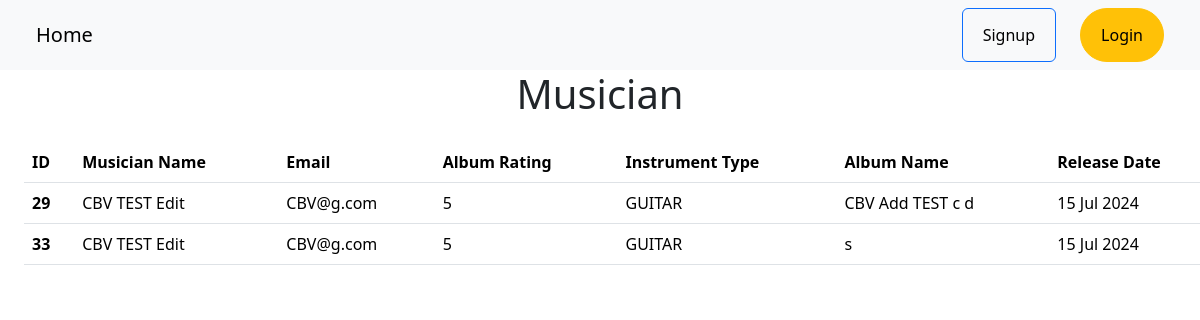
The page / on the database its author committed.
### musician/models.py (models this page shows, shortened)
class MusicianModel(models.Model):
    first_name = models.CharField(max_length=50)
    last_name = models.CharField(max_length=50)
    email = models.EmailField(unique=True)
    phone_number = models.CharField(max_length=15)
    instrument_type = models.CharField(
        max_length=20, choices=INSTRUMENT_CHOICES, default="OTHER"
    )

### album/models.py (models this page shows, shortened)
class AlbumModel(models.Model):
    album_name = models.CharField(max_length=100)
    musician = models.ForeignKey(MusicianModel, on_delete=models.CASCADE)
    release_date = models.DateField(auto_now=True)
    rating = models.IntegerField(
        validators=[MinValueValidator(1), MaxValueValidator(5)]
    )

### musicians_directory/views.py (the view)
# urls.py: path("", views.home, name="home"),
def home(request):
    albums = AlbumModel.objects.all()
    data = []
    for album in albums:
        musician = album.musician
        data.append(
            {
                "id": album.id,
                "musician_name": f"{musician.first_name} {musician.last_name}",
                "email": musician.email,
                "album_rating": album.rating,
                "instrument_type": musician.instrument_type,
                "album_name": album.album_name,
                "release_date": album.release_date,
                "musicain_id": musician.id,
            }
        )
    return render(request, "home.html", {"data": data})

### templates/home.html (shortened to what this page needs)
{% extends 'base.html' %} {% block content %}
  <h1 class="text-center">Musician</h1>
  {% if data %}
    <table class="table m-4 p-4">
      <thead>
        <tr>
          <th scope="col">ID</th>
          <th scope="col">Musician Name</th>
          <th scope="col">Email</th>
          <th scope="col">Album Rating</th>
          <th scope="col">Instrument Type</th>
          <th scope="col">Album Name</th>
          <th scope="col">Release Date</th>
        </tr>
      </thead>
      <tbody>
        {% for item in data %}
          <tr>
            <th scope="row">{{ item.id }}</th>
            <td>
              <a class="text-decoration-none text-black" href="{% url 'edit_musician' item.musicain_id %}">{{ item.musician_name }}</a>
            </td>
            <td>{{ item.email }}</td>
            <td>{{ item.album_rating }}</td>
            <td>{{ item.instrument_type }}</td>
            <td>{{ item.album_name }}</td>
            <td>{{ item.release_date|date:'d M Y ' }}</td>
          </tr>
        {% endfor %}
      </tbody>
    </table>
  {% else %}
    <h1 class="text-danger text-center">No Data</h1>
  {% endif %}
{% endblock %}

### templates/base.html (shortened to what this page needs)
<!DOCTYPE html>
<html lang="en">
  <head>
    <link href="https://cdn.jsdelivr.net/npm/bootstrap@5.3.3/dist/css/bootstrap.min.css" rel="stylesheet" />
  </head>
  <body>
    <nav class="navbar navbar-expand-lg bg-body-tertiary px-4">
      <div class="container-fluid">
        <a class="navbar-brand" href="{% url 'home' %}">Home</a>
        <div class="collapse navbar-collapse" id="navbarSupportedContent">
          <div class="d-flex">
            <ul class="navbar-nav me-auto mb-2 mb-lg-0 gap-4">
              {% if user.is_authenticated %}
                <li class="nav-item btn btn-outline-primary rounded-pill">
                  <a class="nav-link active" href="{% url 'add_album' %}" aria-current="page">Add Album</a>
                </li>
                <li class="nav-item btn btn-outline-warning rounded-pill">
                  <a class="nav-link active" href="{% url 'add_musician' %}" aria-current="page">Add Musician</a>
                </li>
                <li class="nav-item btn btn-danger rounded-pill">
                  <a class="nav-link active" href="{% url 'logout' %}">Logout</a>
                </li>
              {% else %}
                <li class="nav-item btn btn-outline-primary">
                  <a class="nav-link active" href="{% url 'signup' %}">Signup</a>
                </li>
                <li class="nav-item btn btn-warning rounded-pill">
                  <a class="nav-link active" href="{% url 'login' %}">Login</a>
                </li>
              {% endif %}
            </ul>
          </div>
        </div>
      </div>
    </nav>
    {% block content %}{% endblock %}
  </body>
</html>

### rows shown on the page
MusicianModel: email "CBV@g.com" "CBV@g.com", instrument_type "GUITAR" "GUITAR"
AlbumModel: album_name "CBV Add TEST c d", release_date "15 Jul 2024"
AlbumModel: release_date "15 Jul 2024"

### other values the page prints
{{ item.id }} "29" "33"
{{ item.musician_name }} "CBV TEST Edit" "CBV TEST Edit"
{{ item.album_rating }} "5" "5"
{{ item.album_name }} "s"
